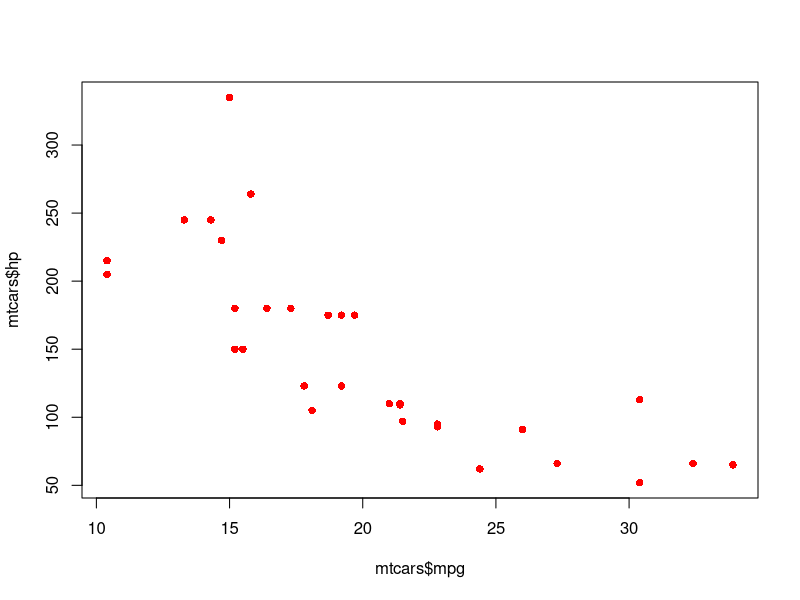
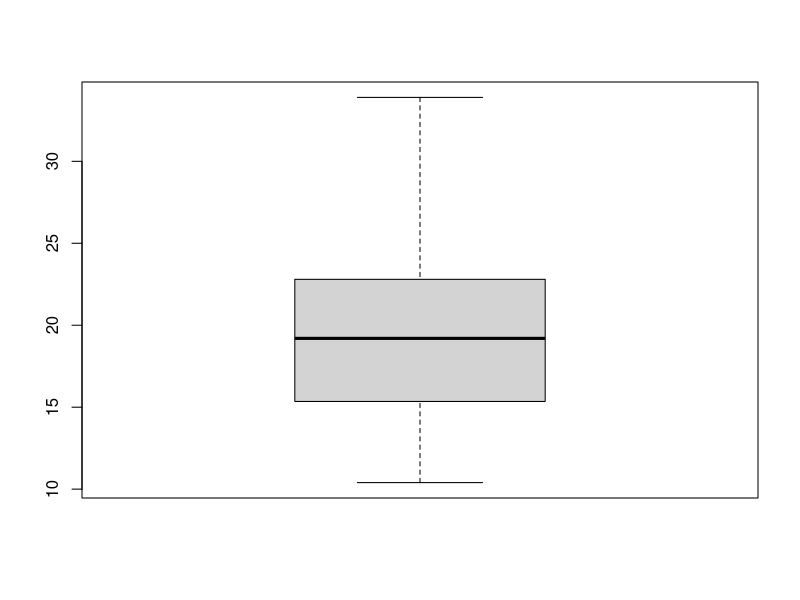
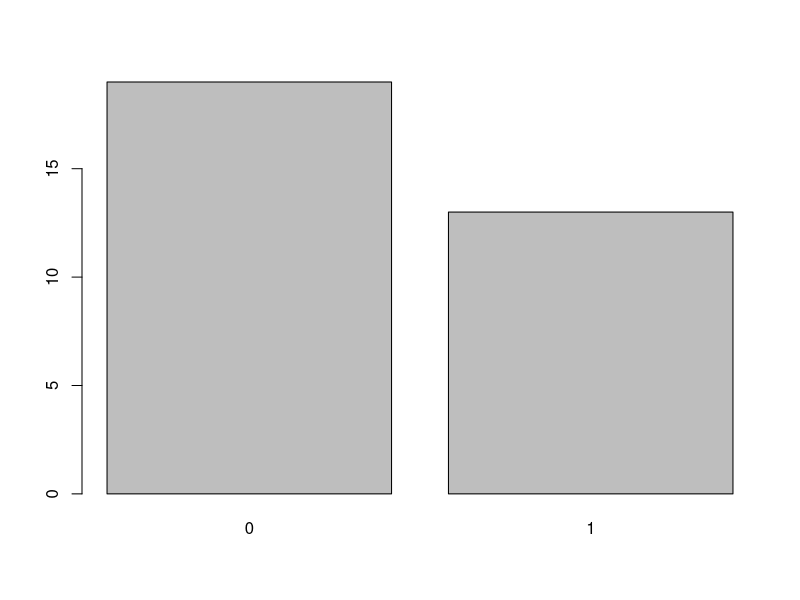
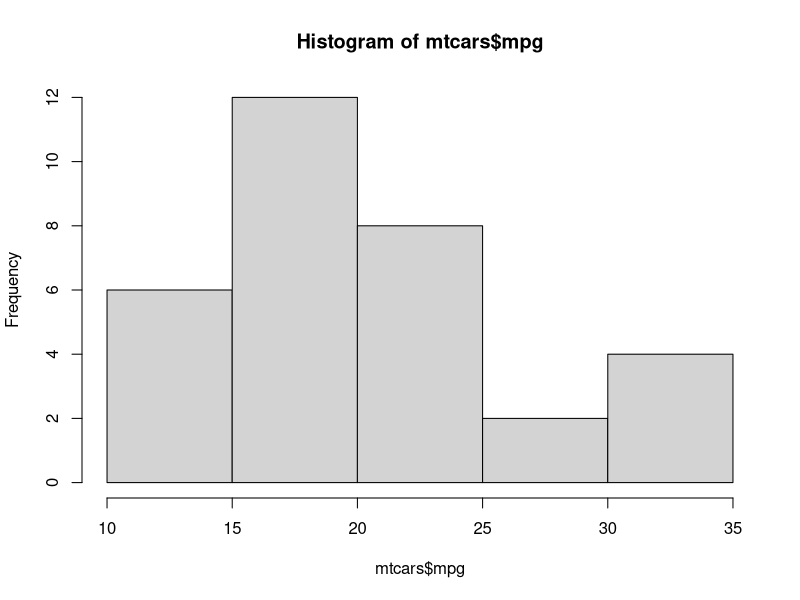
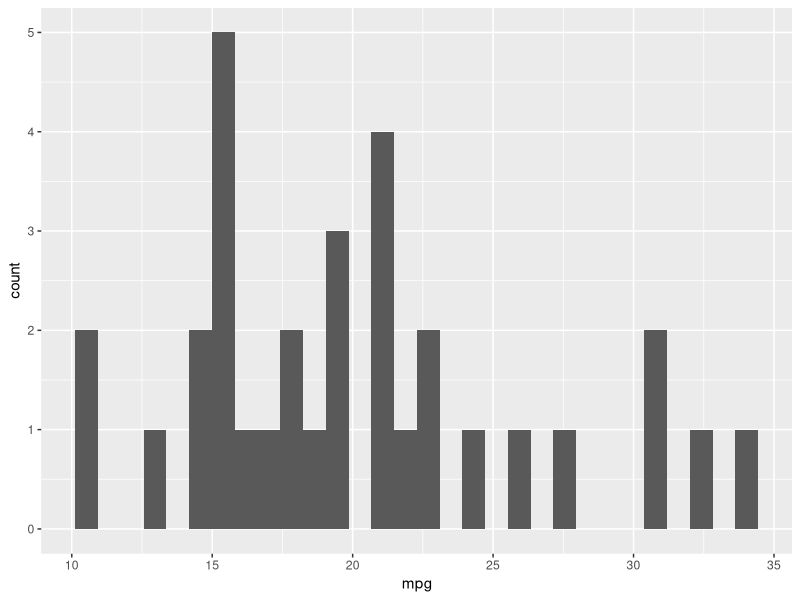
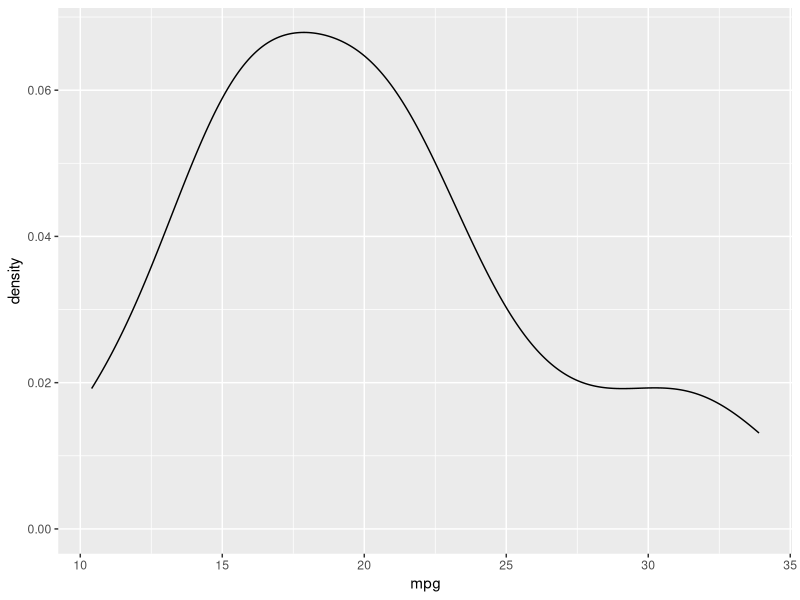
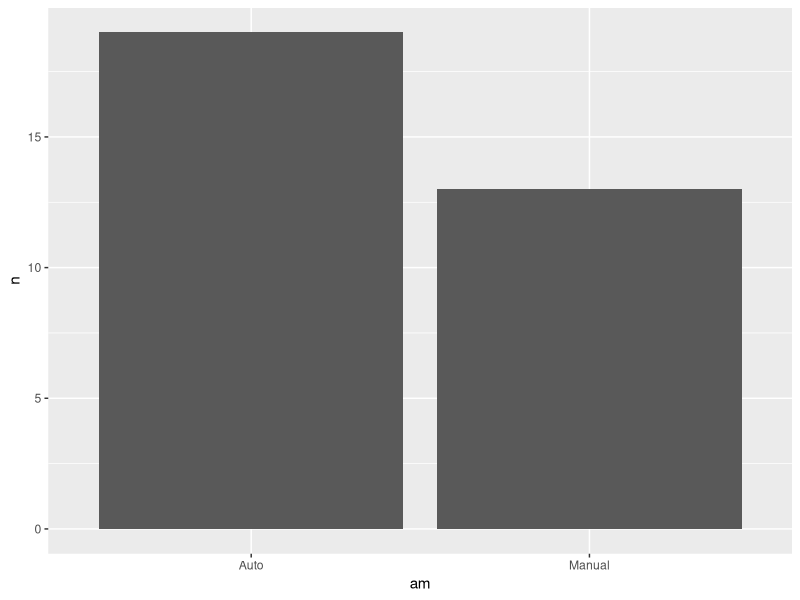
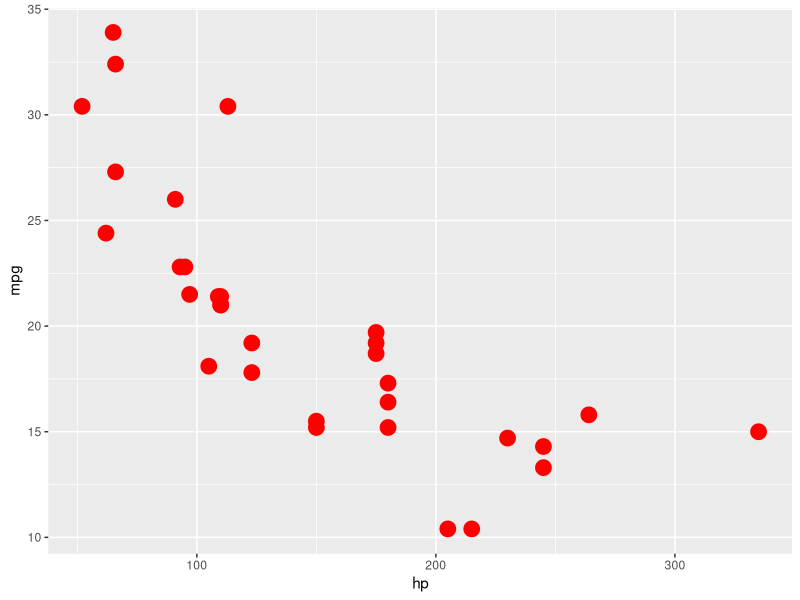

Reproduce these figures in R, in order.
library(tidyverse)

##Data Visualization
plot(mtcars$mpg,mtcars$hp,pch=16,col="red")


##boxplot
boxplot(mtcars$mpg)

##barplot
t1 <- table(mtcars$am)
barplot(t1)

##histrogram
hist(mtcars$mpg)
#or
ggplot(data = mtcars,aes(x=mpg)) + 
  geom_histogram(bins = 30)

##distribution
ggplot(data = mtcars,aes(x=mpg)) + 
  geom_density()

##freqpoly
p1 <- ggplot(data = mtcars,aes(x=mpg)) + 
  geom_freqpoly()


mtcars %>%
  filter(hp <= 200) %>%
  count()

##Discrete column

##summary table before creating chart
t2 <- mtcars %>% 
  mutate(am = ifelse(am==0,"Auto","Manual"))%>%
  count(am)

ggplot(t2, aes(am,n)) +
  geom_col()


ggplot(mtcars, aes(x=hp,y=mpg)) +
  geom_point(col="red",size=5)
